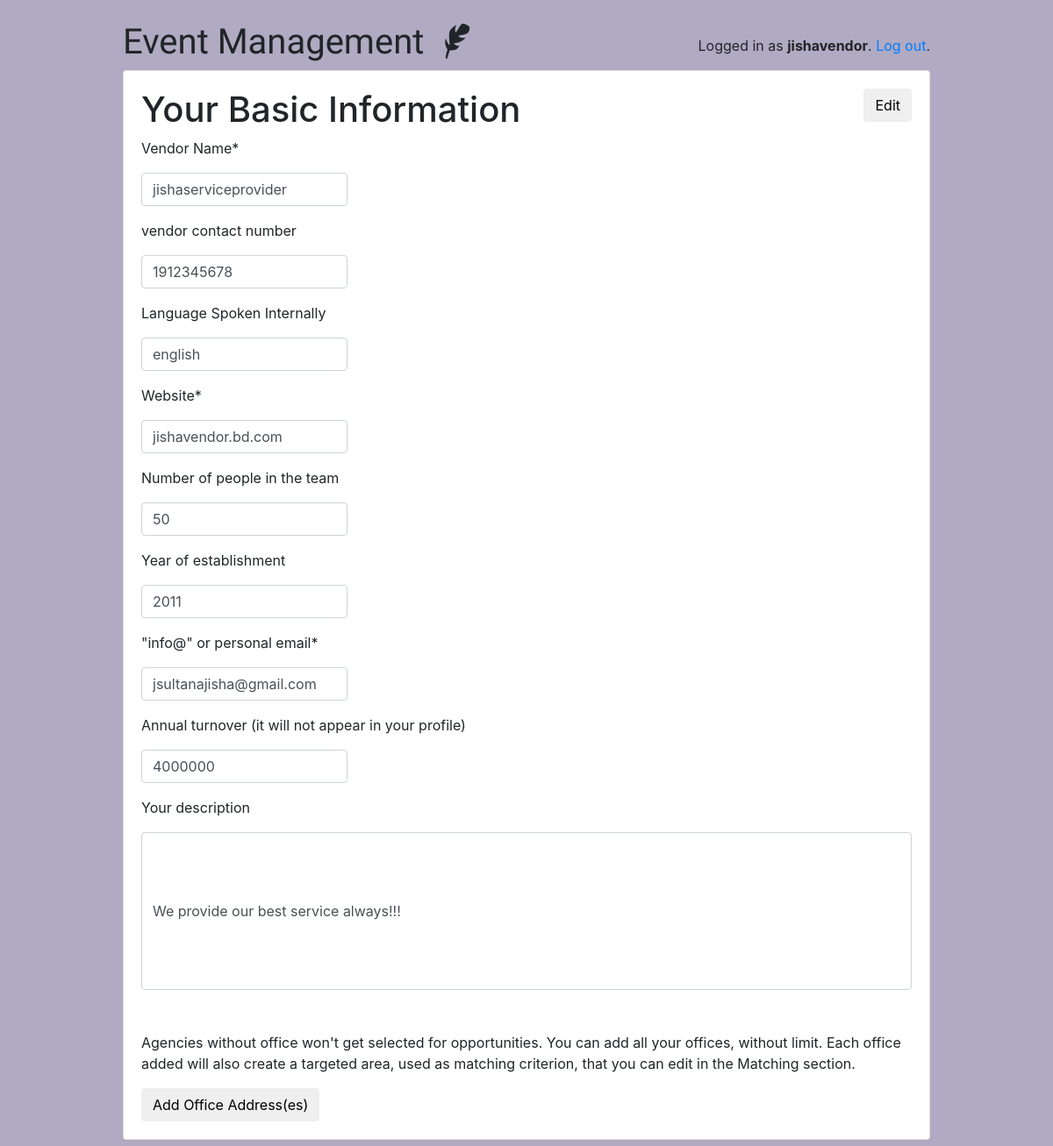
/vendor/profile/profile_success/ (signed in), run on the app's committed database.
### reg_group/models.py (models this page shows)
class User(AbstractUser):
    is_client = models.BooleanField(default=False)
    is_agency = models.BooleanField(default=False)
    is_vendor = models.BooleanField(default=False)
    email = models.EmailField(max_length=255, default=None, blank=True, null=True)

### vendor/models.py (models this page shows)
class Vendor(models.Model):
    vendor_name = models.CharField(max_length=255, default=None, blank=True, null=True)
    vendor_email = models.CharField(max_length=255, default=None, blank=True, null=True)
    vendor_company_name = models.CharField(max_length=255, default=None, blank=True, null=True)
    vendor_company_website = models.CharField(max_length=255, default=None, blank=True, null=True)
    vendor_establish_time = models.IntegerField(default=None, blank=True, null=True)
    vendor_employee_number = models.IntegerField(default=None, blank=True, null=True)
    vendor_annual_turnover = models.IntegerField(default=None, blank=True, null=True)
    vendor_member_type = models.CharField(max_length=255, default=None, blank=True, null=True)
    vendor_contact_number = models.IntegerField(default=None, blank=True, null=True)
    vendor_description = models.CharField(max_length=2083, default=None, blank=True, null=True)
    vendor_logo = models.CharField(max_length=255, default=None, blank=True, null=True)
    vendor_language = models.CharField(max_length=203, default=None, blank=True, null=True)
    vendor_studio_size = models.CharField(max_length=255, default=None, blank=True, null=True)
    date_added = models.DateTimeField(default=datetime.now, blank=True)

### vendor/views.py (the view)
# urls.py: path('profile_success/', vendor_success, name='vendor_success'),
def vendor_success(request):
    value = Vendor.objects.filter(vendor_name=request.user.username).order_by('-id')[0]
    return render(request, 'vendor_post.html', {'value': value}, )

### vendor/templates/vendor_post.html (shortened to what this page needs)
{% extends "base.html" %}
{% block content %}
        <a href="{% url 'edit_post' %}">
            <button type="button" class="btn btn-default" style="float: right;">
                Edit
            </button>
        </a>
        <h1>Your Basic Information</h1>
        <td>
            <p>Vendor Name*</p>
            <input type="text" name="vendor_company_name" class="form-control" placeholder="Desired vendor name"
                   style="width:235px;" value="{{ value.vendor_company_name }}">
        </td>
        <td>
            <p>vendor contact number</p>
            <input type="text" name="vendor_contact_number" class="form-control" placeholder="vendor contact number"
                   style="width:235px;" value="{{ value.vendor_contact_number }}">
        </td>
        <td>
            <p>Language Spoken Internally</p>
            <input type="text" name="vendor_language" class="form-control" placeholder="Desired internal language"
                   style="width:235px;" value="{{ value.vendor_language }}">
        </td>
        <td>
            <p>Website*</p>
            <input type="text" name="vendor_company_website" class="form-control" placeholder="Desired website"
                   style="width:235px;" value="{{ value.vendor_company_website }}">
        </td>
        <td>
            <p>Number of people in the team</p>
            <input type="text" name="vendor_employee_number" class="form-control" placeholder="Desired employee number"
                   style="width:235px;" value="{{ value.vendor_employee_number }}">
        </td>
        <td>
            <p>Year of establishment</p>
            <input type="text" name="vendor_establish_time" class="form-control" placeholder="Year of establishment"
                   style="width:235px;" value="{{ value.vendor_establish_time }}">
        </td>
        <td>
            <p>"info@" or personal email*</p>
            <input type="text" name="vendor_email" class="form-control" placeholder="Personal email"
                   style="width:235px;" value="{{ value.vendor_email }}">
        </td>
        <td>
            <p>Annual turnover (it will not appear in your profile)</p>
            <input type="text" name="vendor_annual_turnover" class="form-control" placeholder="Annual turnover"
                   style="width:235px;" value="{{ value.vendor_annual_turnover }}">
        </td>
        <td>
            <p>Your description</p>
            <input type="text" name="vendor_description" class="form-control" placeholder="Tell client about your service"
                   style="height:180px;" value="{{ value.vendor_description }}">
        </td>
        <br>
            <p>
            <br>
            Agencies without office won't get selected for opportunities. You can add all your offices, without limit. Each office added will also create a targeted area, used as matching criterion, that you can edit in the Matching section.</p>
        <a href="{% url 'vendor_contact_success' %}">
            <button type="button" class="btn btn-default" style="float: left;">
                Add Office Address(es)
            </button>
        </a>
{% endblock %}

### templates/base.html (shortened to what this page needs)
<!doctype html>
{% load static %}
<html lang="en">
  <head>
    <link rel="stylesheet" href="https://maxcdn.bootstrapcdn.com/bootstrap/4.0.0/css/bootstrap.min.css">
    <link rel="stylesheet" type="text/css" href="{% static 'vendor/fontello-2f186091/css/fontello.css' %}">
    <link rel="stylesheet" type="text/css" href="{% static 'css/app.css' %}">
    {% if user.is_authenticated and user.is_agency %}
      <link rel="stylesheet" type="text/css" href="{% static 'css/agency.css' %}">
    {% elif user.is_authenticated and user.is_vendor %}
      <link rel="stylesheet" type="text/css" href="{% static 'css/vendor.css' %}">
    {% else %}
      <link rel="stylesheet" type="text/css" href="{% static 'css/client.css' %}">
    {% endif %}
  </head>
  <body>
    <div class="container my-4">
      <div class="row justify-content-center">
        <div class="col-md-10 col-sm-12">
          <div class="row">
            <div class="col-6">
              <h1 class="logo">
                <a href="{% url 'home' %}">
                  Event Management
                  {% if user.is_authenticated %}
                    {% if user.is_agency %}
                      <span class="icon-feather" data-toggle="tooltip" data-placement="right" title="Agency profile"></span>
                    {% elif user.is_vendor %}
                      <span class="icon-feather" data-toggle="tooltip" data-placement="right" title="Vendor profile"></span>
                    {% else %}
                      <span class="icon-graduation-cap" data-toggle="tooltip" data-placement="right" title="Client profile"></span>
                    {% endif %}
                  {% endif %}
                </a>
              </h1>
            </div>
            <div class="col-6 text-right">
              {% if user.is_authenticated %}
                <p class="pt-3">Logged in as <strong>{{ user.username }}</strong>. <a href="{% url 'logout' %}">Log out</a>.</p>
              {% else %}
                <a href="{% url 'login' %}" class="btn btn-light" role="button">Log in</a>
                <a href="{% url 'signup' %}" class="btn btn-primary" role="button">Sign up</a>
              {% endif %}
            </div>
          </div>
          <div class="card mb-3">
            <div class="card-body">
              {% block content %}
              {% endblock %}
            </div>
          </div>
        </div>
      </div>
    </div>
  </body>
</html>

### static/css/app.css (style rules this page uses)
.logo { font-family: 'Clicker Script', cursive; }
.logo a { color: #212529; text-decoration: none; }

### data on the page
User: username "jishavendor"
Vendor: vendor_company_name "jishaserviceprovider", vendor_contact_number "1912345678", vendor_language "english", vendor_company_website "jishavendor.bd.com", vendor_employee_number "50", vendor_establish_time "2011", vendor_email "jsultanajisha@gmail.com", vendor_annual_turnover "4000000", vendor_description "We provide our best service always!!!"
